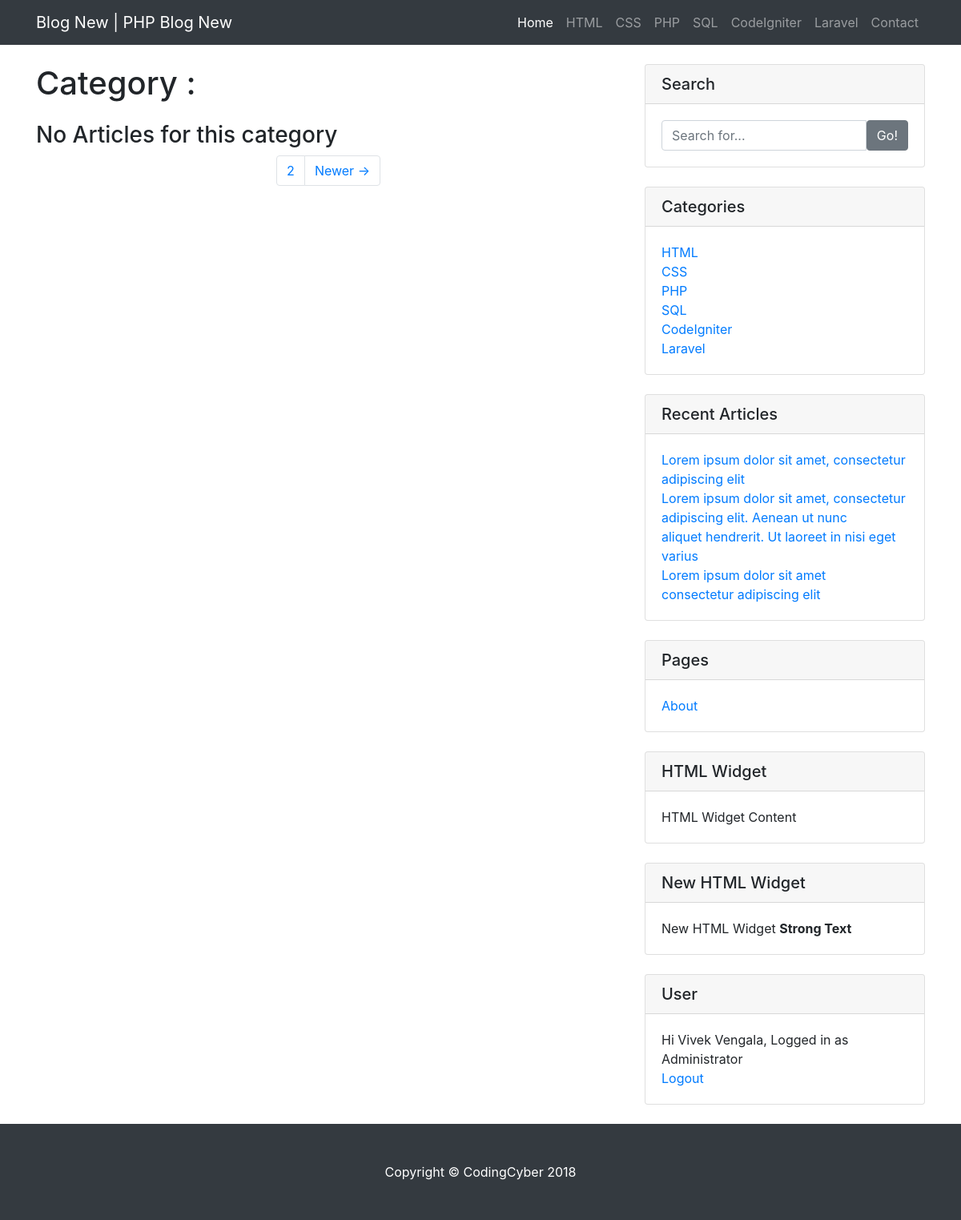
Page /category.php (signed in) on the committed database.
### tables this page shows
CREATE TABLE `settings` (
  `id` int(11) NOT NULL,
  `name` varchar(255) NOT NULL,
  `value` varchar(255) NOT NULL,
  `created` datetime NOT NULL DEFAULT current_timestamp(),
  `updated` datetime NOT NULL DEFAULT current_timestamp()
);

CREATE TABLE `categories` (
  `id` int(11) NOT NULL,
  `title` varchar(255) NOT NULL,
  `description` varchar(255) NOT NULL,
  `slug` varchar(255) NOT NULL,
  `created` datetime NOT NULL DEFAULT current_timestamp(),
  `updated` datetime NOT NULL DEFAULT current_timestamp()
);

CREATE TABLE `posts` (
  `id` int(11) NOT NULL,
  `uid` int(11) NOT NULL,
  `title` varchar(255) NOT NULL,
  `content` text NOT NULL,
  `status` varchar(255) NOT NULL,
  `slug` varchar(255) NOT NULL,
  `pic` varchar(255) NOT NULL,
  `created` datetime NOT NULL DEFAULT current_timestamp(),
  `updated` datetime NOT NULL DEFAULT current_timestamp()
);

CREATE TABLE `pages` (
  `id` int(11) NOT NULL,
  `uid` int(11) NOT NULL,
  `title` varchar(255) NOT NULL,
  `content` text NOT NULL,
  `status` varchar(255) NOT NULL,
  `slug` varchar(255) NOT NULL,
  `pic` varchar(255) NOT NULL,
  `page_order` varchar(255) NOT NULL,
  `created` datetime NOT NULL DEFAULT current_timestamp(),
  `updated` datetime NOT NULL DEFAULT current_timestamp()
);

CREATE TABLE `widget` (
  `id` int(11) NOT NULL,
  `title` varchar(255) NOT NULL,
  `type` varchar(255) NOT NULL,
  `content` text NOT NULL,
  `widget_order` varchar(255) NOT NULL,
  `created` datetime NOT NULL DEFAULT current_timestamp(),
  `updated` datetime NOT NULL DEFAULT current_timestamp()
);

CREATE TABLE `users` (
  `id` int(11) NOT NULL,
  `fname` varchar(255) NOT NULL,
  `lname` varchar(255) NOT NULL,
  `username` varchar(255) NOT NULL,
  `email` varchar(255) NOT NULL,
  `password` varchar(255) NOT NULL,
  `role` varchar(255) NOT NULL,
  `created` datetime NOT NULL DEFAULT current_timestamp(),
  `updated` datetime NOT NULL DEFAULT current_timestamp()
);

### category.php (the view, shortened to what this page needs)
<?php
require_once('includes/connect.php');
include('includes/header.php');
include('includes/navigation.php');
$rppsql = "SELECT * FROM settings WHERE name='resultsperpage'";
$rppresult = $db->prepare($rppsql);
$rppresult->execute();
$rpp = $rppresult->fetch(PDO::FETCH_ASSOC);
$perpage = $rpp['value'];
if(isset($_GET['page']) & !empty($_GET['page'])){
  $curpage = $_GET['page'];
}else{
  $curpage = 1;
}
$sql = "SELECT * FROM post_categories INNER JOIN posts ON post_categories.pid=posts.id INNER JOIN categories ON post_categories.cid=categories.id WHERE categories.slug=? AND posts.status='published'";
$result = $db->prepare($sql);
$result->execute(array($_GET['url']));
$totalres = $result->rowCount();
$endpage = ceil($totalres/$perpage);
$nextpage = $curpage + 1;
$start = ($curpage * $perpage) - $perpage;
$sql = "SELECT posts.title, posts.pic, posts.content, posts.slug, posts.id, posts.created, posts.uid FROM post_categories INNER JOIN posts ON post_categories.pid=posts.id INNER JOIN categories ON post_categories.cid=categories.id WHERE categories.slug=? AND posts.status='published' ORDER BY posts.created DESC LIMIT $start, $perpage";
$result = $db->prepare($sql);
$result->execute(array($_GET['url']));
$postcount = $result->rowCount();
$posts = $result->fetchAll(PDO::FETCH_ASSOC);
 ?>
<div class="container">
  <div class="row">
    <div class="col-md-8">
      <?php
          $catsql = "SELECT * FROM categories WHERE slug=?";
          $catresult = $db->prepare($catsql);
          $catresult->execute(array($_GET['url']));
          $catres = $catresult->fetch(PDO::FETCH_ASSOC);
      ?>
      <h1 class="my-4">Category : <?php echo $catres['title']; ?></h1>
      <?php
        if($postcount >= 1){
            foreach ($posts as $post) {
      ?>
      <div class="card mb-4">
        <?php if(isset($post['pic']) & !empty($post['pic'])){ ?>
            <img class="card-img-top" src="http://localhost/Blog-PHP/<?php echo $post['pic']; ?>" alt="Card image cap">
        <?php }else{ ?>
            <img class="card-img-top" src="http://placehold.it/750x300" alt="Card image cap">
        <?php } ?>
        <div class="card-body">
          <h2 class="card-title"><?php echo $post['title']; ?></h2>
          <p class="card-text"><?php echo $post['content']; ?></p>
          <?php
            $sql = "SELECT * FROM comments WHERE pid=? AND status='approved'";
            $result = $db->prepare($sql);
            $result->execute(array($post['id']));
            $commentcount = $result->rowCount();
            if($commentcount >= 1){
          ?>
          <a href="#" class="btn btn-secondary"><?php echo $commentcount; ?> Comments</a>
          <?php } ?>
          <a href="http://localhost/Blog-PHP/<?php echo $post['slug']; ?>" class="btn btn-primary">Read More &rarr;</a>
        </div>
        <div class="card-footer text-muted">
          Posted on <?php echo $post['created']; ?> by
          <?php
            $usersql = "SELECT * FROM users WHERE id=?";
            $userresult = $db->prepare($usersql);
            $userresult->execute(array($post['uid']));
            $user = $userresult->fetch(PDO::FETCH_ASSOC);
          ?>
          <a href="http://localhost/Blog-PHP/user/<?php echo $user['username']; ?>"><?php if((isset($user['fname']) || isset($user['lname'])) & (!empty($user['fname']) || !empty($user['lname']))) {echo $user['fname'] . " " . $user['lname']; }else{echo $user['username']; } ?></a>
        </div>
      </div>
    <?php
      } }else{
      echo "<h3>No Articles for this category</h3>";
    } ?>
      <ul class="pagination justify-content-center mb-4">
        <?php if($curpage != $endpage ){ ?>
        <li class="page-item">
          <a class="page-link" href="http://localhost/Blog-PHP/category/<?php echo $_GET['url']; ?>/<?php echo $nextpage; ?>"><?php echo $nextpage; ?></a>
        </li>
        <?php } ?>
        <?php if($curpage != $endpage){ ?>
        <li class="page-item">
          <a class="page-link" href="http://localhost/Blog-PHP/category/<?php echo $_GET['url']; ?>/<?php echo $endpage; ?>">Newer &rarr;</a>
        </li>
        <?php } ?>
      </ul>
    </div>
    <?php include('includes/sidebar.php'); ?>
  </div>
</div>
<?php include('includes/footer.php'); ?>

### includes/navigation.php (shortened to what this page needs)
<nav class="navbar navbar-expand-lg navbar-dark bg-dark fixed-top">
  <div class="container">
    <?php
        $titlesql = "SELECT * FROM settings WHERE name='sitetitle'";
        $titleresult = $db->prepare($titlesql);
        $titleresult->execute();
        $title = $titleresult->fetch(PDO::FETCH_ASSOC);
        $tagsql = "SELECT * FROM settings WHERE name='tagline'";
        $tagresult = $db->prepare($tagsql);
        $tagresult->execute();
        $tag = $tagresult->fetch(PDO::FETCH_ASSOC);
    ?>
    <a class="navbar-brand" href="http://localhost/Blog-PHP/index.php"><?php echo $title['value']; ?> | <?php echo $tag['value']; ?></a>
    <div class="collapse navbar-collapse" id="navbarResponsive">
      <ul class="navbar-nav ml-auto">
        <li class="nav-item active">
          <a class="nav-link" href="http://localhost/Blog-PHP/index.php">Home
          </a>
        </li>
        <?php
          $sql = "SELECT * FROM categories";
          $result = $db->prepare($sql);
          $result->execute();
          $res = $result->fetchAll(PDO::FETCH_ASSOC);
          foreach ($res as $cat) {
        ?>
        <li class="nav-item">
          <a class="nav-link" href="http://localhost/Blog-PHP/category/<?php echo $cat['slug']; ?>"><?php echo $cat['title']; ?></a>
        </li>
        <?php } ?>
        <li class="nav-item">
          <a class="nav-link" href="#">Contact</a>
        </li>
      </ul>
    </div>
  </div>
</nav>

### includes/sidebar.php (shortened to what this page needs)
<div class="col-md-4">
<?php
$searchsql = "SELECT * FROM widget WHERE type='search'";
$searchresult = $db->prepare($searchsql);
$searchresult->execute();
$widgetcount = $searchresult->rowCount();
if($widgetcount == 1){
?>
  <div class="card my-4">
    <h5 class="card-header">Search</h5>
    <div class="card-body">
      <div class="input-group">
        <input type="text" class="form-control" placeholder="Search for...">
        <span class="input-group-btn">
          <button class="btn btn-secondary" type="button">Go!</button>
        </span>
      </div>
    </div>
  </div>
<?php } ?>
<?php
$searchsql = "SELECT * FROM widget WHERE type='categories'";
$searchresult = $db->prepare($searchsql);
$searchresult->execute();
$widgetcount = $searchresult->rowCount();
if($widgetcount == 1){
  $catsql = "SELECT * FROM categories";
  $catresult = $db->prepare($catsql);
  $catresult->execute();
  $catres = $catresult->fetchAll(PDO::FETCH_ASSOC);
?>
  <div class="card my-4">
    <h5 class="card-header">Categories</h5>
    <div class="card-body">
      <div class="row">
        <div class="col-lg-12">
          <ul class="list-unstyled mb-0">
            <?php foreach ($catres as $cat) { ?>
            <li>
              <a href="http://localhost/Blog-PHP/category/<?php echo $cat['title']; ?>"><?php echo $cat['title']; ?></a>
            </li>
            <?php } ?>
          </ul>
        </div>
      </div>
    </div>
  </div>
<?php } ?>
<?php
$searchsql = "SELECT * FROM widget WHERE type='articles'";
$searchresult = $db->prepare($searchsql);
$searchresult->execute();
$widgetcount = $searchresult->rowCount();
if($widgetcount == 1){
  $postsql = "SELECT * FROM posts WHERE status='published' LIMIT 5";
  $postresult = $db->prepare($postsql);
  $postresult->execute();
  $postres = $postresult->fetchAll(PDO::FETCH_ASSOC);
?>
  <div class="card my-4">
    <h5 class="card-header">Recent Articles</h5>
    <div class="card-body">
      <div class="row">
        <div class="col-lg-12">
          <ul class="list-unstyled mb-0">
            <?php foreach ($postres as $post) { ?>
            <li>
              <a href="http://localhost/Blog-PHP/<?php echo $post['slug']; ?>"><?php echo $post['title']; ?></a>
            </li>
            <?php } ?>
          </ul>
        </div>
      </div>
    </div>
  </div>
<?php } ?>
<?php
$searchsql = "SELECT * FROM widget WHERE type='pages'";
$searchresult = $db->prepare($searchsql);
$searchresult->execute();
$widgetcount = $searchresult->rowCount();
if($widgetcount == 1){
  $pagesql = "SELECT * FROM pages WHERE status='published' LIMIT 5";
  $pageresult = $db->prepare($pagesql);
  $pageresult->execute();
  $pageres = $pageresult->fetchAll(PDO::FETCH_ASSOC);
?>
  <div class="card my-4">
    <h5 class="card-header">Pages</h5>
    <div class="card-body">
      <div class="row">
        <div class="col-lg-12">
          <ul class="list-unstyled mb-0">
            <?php foreach ($pageres as $page) { ?>
            <li>
              <a href="http://localhost/Blog-PHP/page/<?php echo $page['slug']; ?>"><?php echo $page['title']; ?></a>
            </li>
            <?php } ?>
          </ul>
        </div>
      </div>
    </div>
  </div>
<?php } ?>
<?php
$htmlwidsql = "SELECT * FROM widget WHERE type='html' ORDER BY widget_order";
$htmlwidresult = $db->prepare($htmlwidsql);
$htmlwidresult->execute();
$htmlres = $htmlwidresult->fetchAll(PDO::FETCH_ASSOC);
foreach ($htmlres as $htmlwidget) {
?>
  <div class="card my-4">
    <h5 class="card-header"><?php echo $htmlwidget['title']; ?></h5>
    <div class="card-body">
      <?php echo $htmlwidget['content']; ?>
    </div>
  </div>
<?php } ?>
<?php
  if(isset($_SESSION['id']) & !empty($_SESSION['id'])){
    $sql = "SELECT * FROM users WHERE id=?";
    $result = $db->prepare($sql);
    $result->execute(array($_SESSION['id']));
    $user = $result->fetch(PDO::FETCH_ASSOC);
?>
  <div class="card my-4">
    <h5 class="card-header">User</h5>
    <div class="card-body">
      Hi <?php if((isset($user['fname']) || isset($user['lname'])) & (!empty($user['fname']) || !empty($user['lname']))) {echo $user['fname'] . " " . $user['lname']; }else{echo $user['username']; } ?>,
      Logged in as
      <?php
      echo $user['role'];
      ?>
      <br>
      <a href="http://localhost/Blog-PHP/logout.php">Logout</a>
    </div>
  </div>
<?php }else{ ?>
<?php
  $userregsql = "SELECT * FROM settings WHERE name='userreg'";
  $userregresult = $db->prepare($userregsql);
  $userregresult->execute();
  $userreg = $userregresult->fetch(PDO::FETCH_ASSOC);
  if($userreg['value'] == 'yes'){
    $token = md5(uniqid(rand(), TRUE));
    $_SESSION['csrf_token'] = $token;
    $_SESSION['csrf_token_time'] = time();
?>
  <div class="card my-4">
    <h5 class="card-header">Login</h5>
    <div class="card-body">
      <form role="form" method="post" action="admin/login.php">
          <input type="hidden" name="csrf_token" value="<?php echo $token; ?>">
          <fieldset>
              <div class="form-group">
                  <input class="form-control" placeholder="E-mail or User Name" name="email" type="text" autofocus>
              </div>
              <div class="form-group">
                  <input class="form-control" placeholder="Password" name="password" type="password" value="">
              </div>
              <input type="submit" class="btn btn-lg btn-success btn-block" value="Login" />
          </fieldset>
      </form>
    </div>
  </div>
<?php } } ?>
</div>

### css/blog-home.css (style rules this page uses)
body { padding-top: 54px; }
@media (min-width: 992px) { body { padding-top: 56px; } }

### rows in the picture
settings: value "Blog New"
settings: value "PHP Blog New"
categories: title "HTML"
categories: title "CSS"
categories: title "PHP"
categories: title "SQL"
categories: title "CodeIgniter"
categories: title "Laravel"
posts: title "Lorem ipsum dolor sit amet, consectetur adipiscing elit"
posts: title "Lorem ipsum dolor sit amet, consectetur adipiscing elit. Aenean ut nunc"
posts: title "aliquet hendrerit. Ut laoreet in nisi eget varius"
posts: title "Lorem ipsum dolor sit amet"
posts: title "consectetur adipiscing elit"
pages: title "About"
widget: title "HTML Widget", content "HTML Widget Content"
widget: title "New HTML Widget", content "New HTML Widget Strong Text"
users: fname "Vivek", lname "Vengala", role "Administrator"

### other values in the picture
$nextpage "2"
